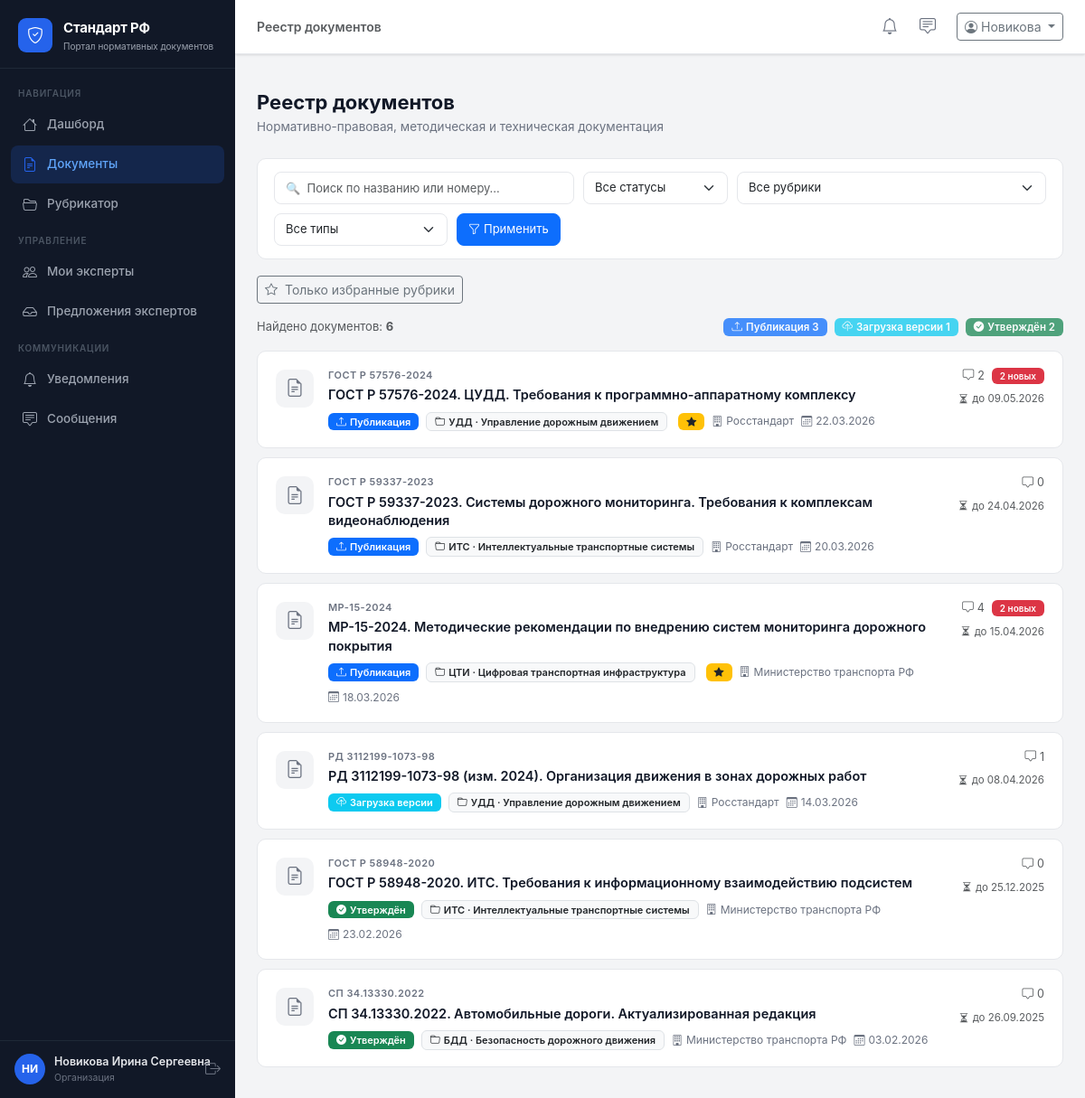
The app's page /documents/ (signed in) with its own data.
### app/models.py (models this page shows, shortened)
class User(db.Model):
    __tablename__ = 'users'
    id           = db.Column(db.Integer, primary_key=True)
    username     = db.Column(db.String(80), unique=True, nullable=False)
    email        = db.Column(db.String(120), unique=True, nullable=False)
    password     = db.Column(db.String(200), nullable=False, default='demo123')
    role         = db.Column(db.String(20), nullable=False)   # admin | org | expert
    full_name    = db.Column(db.String(200))
    organization = db.Column(db.String(300))
    position     = db.Column(db.String(200))
    created_at   = db.Column(db.DateTime, default=datetime.utcnow)
    phone        = db.Column(db.String(20))
    is_active    = db.Column(db.Boolean, default=True)
    org_id       = db.Column(db.Integer, db.ForeignKey('users.id'), nullable=True)
    rubric_id    = db.Column(db.Integer, db.ForeignKey('rubrics.id'), nullable=True)
    documents     = db.relationship('Document', backref='author', lazy=True,
                                    foreign_keys='Document.author_id')
    comments      = db.relationship('Comment', backref='author', lazy=True)
    notifications = db.relationship('Notification', backref='user', lazy=True)
    def get_initials(self):
        if self.full_name:
            parts = self.full_name.split()
            if len(parts) >= 2:
                return f"{parts[0][0]}{parts[1][0]}".upper()
            return self.full_name[:2].upper()
        return self.username[:2].upper()
    def role_label(self):
        return {'admin': 'Сис. администратор', 'org': 'Разработчик', 'organization': 'Организация', 'expert': 'Эксперт'}.get(self.role, self.role)
    def unread_notifications(self):
        return Notification.query.filter_by(user_id=self.id, is_read=False).count()
    def unread_messages(self):
        return Message.query.filter_by(receiver_id=self.id, is_read=False).count()

class Document(db.Model):
    __tablename__ = 'documents'
    id                  = db.Column(db.Integer, primary_key=True)
    title               = db.Column(db.String(500), nullable=False)
    number              = db.Column(db.String(100))
    rubric_id           = db.Column(db.Integer, db.ForeignKey('rubrics.id'), nullable=True)
    author_id           = db.Column(db.Integer, db.ForeignKey('users.id'), nullable=False)
    status              = db.Column(db.String(30), default='draft')
    doc_type            = db.Column(db.String(50), default='standard')
    description         = db.Column(db.Text)
    discussion_deadline = db.Column(db.Date)
    created_at          = db.Column(db.DateTime, default=datetime.utcnow)
    updated_at          = db.Column(db.DateTime, default=datetime.utcnow, onupdate=datetime.utcnow)
    versions = db.relationship('DocumentVersion', backref='document', lazy=True,
                               order_by='DocumentVersion.uploaded_at.desc()')
    comments = db.relationship('Comment', backref='document', lazy=True,
                               order_by='Comment.created_at.desc()')
    stages   = db.relationship('DocumentStage', backref='document', lazy=True,
                               order_by='DocumentStage.order')
    def status_info(self):
        return DOCUMENT_STATUSES.get(self.status, ('Неизвестно', 'secondary'))
    def comments_count(self):
        return Comment.query.filter_by(document_id=self.id).count()
    def new_comments_count(self):
        return Comment.query.filter_by(document_id=self.id, status='new').count()

class Rubric(db.Model):
    __tablename__ = 'rubrics'
    id          = db.Column(db.Integer, primary_key=True)
    code        = db.Column(db.String(20), unique=True, nullable=False)
    name        = db.Column(db.String(200), nullable=False)
    description = db.Column(db.Text)
    created_at  = db.Column(db.DateTime, default=datetime.utcnow)
    documents = db.relationship('Document', backref='rubric', lazy=True)

### app/routes/documents.py (the view, shortened to what this page needs)
@documents_bp.route('/')
@login_required
def list_documents():
    user = get_current_user()
    q = Document.query
    status_f = request.args.get('status', '')
    rubric_f = request.args.get('rubric', '')
    type_f   = request.args.get('type', '')
    search   = request.args.get('search', '').strip()
    if status_f:
        q = q.filter(Document.status == status_f)
    if rubric_f:
        q = q.filter(Document.rubric_id == int(rubric_f))
    if type_f:
        q = q.filter(Document.doc_type == type_f)
    if search:
        q = q.filter(Document.title.ilike(f'%{search}%') |
                     Document.number.ilike(f'%{search}%'))
    if user.role == 'organization':
        q = q.filter(Document.status.in_(['published', 'review', 'approved']))
        if request.args.get('fav_only') == '1':
            from app.models import OrgFavoriteRubric
            fav_ids = [f.rubric_id for f in
                       OrgFavoriteRubric.query.filter_by(org_id=user.id).all()]
            if fav_ids:
                q = q.filter(Document.rubric_id.in_(fav_ids))
    documents = q.order_by(Document.updated_at.desc()).all()
    rubrics = Rubric.query.all()
    from app.models import OrgFavoriteRubric, OrgFavoriteDocument
    fav_rubric_ids  = set()
    fav_doc_ids     = set()
    org_fav_doc_ids = set()   # избранные организации — для отметки у экспертов
    if user.role == 'organization':
        fav_rubric_ids = {f.rubric_id for f in OrgFavoriteRubric.query.filter_by(org_id=user.id).all()}
        fav_doc_ids    = {f.document_id for f in OrgFavoriteDocument.query.filter_by(org_id=user.id).all()}
    if user.role == 'expert' and user.org_id:
        org_fav_doc_ids = {f.document_id for f in OrgFavoriteDocument.query.filter_by(org_id=user.org_id).all()}
    return render_template('documents/list.html',
                           documents=documents, rubrics=rubrics,
                           DOCUMENT_STATUSES=DOCUMENT_STATUSES,
                           DOCUMENT_TYPES=DOCUMENT_TYPES,
                           status_filter=status_f, rubric_filter=rubric_f,
                           type_filter=type_f, search=search, user=user,
                           fav_rubric_ids=fav_rubric_ids,
                           fav_doc_ids=fav_doc_ids,
                           org_fav_doc_ids=org_fav_doc_ids,
                           fav_only=request.args.get('fav_only', ''))

### app/utils.py (called while the page is built)
def login_required(f):
    @wraps(f)
    def decorated(*args, **kwargs):
        if 'user_id' not in session:
            return redirect(url_for('auth.login'))
        return f(*args, **kwargs)
    return decorated

def get_current_user():
    if 'user_id' in session:
        return User.query.get(session['user_id'])
    return None

### app/templates/documents/list.html (shortened to what this page needs)
{% extends 'base.html' %}
{% block page_title %}Реестр документов{% endblock %}
{% block content %}
<div class="page-header d-flex align-items-start justify-content-between">
  <div>
    <h1>Реестр документов</h1>
    <p>Нормативно-правовая, методическая и техническая документация</p>
  </div>
</div>
<form method="GET" action="{{ url_for('documents.list_documents') }}">
  <div class="filters-bar">
    <div class="flex-grow-1" style="min-width:200px;">
      <input type="text" name="search" class="form-control" placeholder="🔍  Поиск по названию или номеру…"
             value="{{ search }}">
    </div>
    <div style="min-width:160px;">
      <select name="status" class="form-select" onchange="this.form.submit()">
        <option value="">Все статусы</option>
      </select>
    </div>
    <div style="min-width:180px;">
      <select name="rubric" class="form-select" onchange="this.form.submit()">
        <option value="">Все рубрики</option>
      </select>
    </div>
    <div style="min-width:180px;">
      <select name="type" class="form-select" onchange="this.form.submit()">
        <option value="">Все типы</option>
      </select>
    </div>
    <button type="submit" class="btn btn-primary">
      <i class="bi bi-funnel me-1"></i>Применить
    </button>
  </div>
</form>
{% if user.role == 'organization' %}
<div class="mb-3">
  <a href="{{ url_for('documents.list_documents') }}{% if fav_only | default('') != '1' %}?fav_only=1{% endif %}"
     class="btn btn-sm {% if fav_only | default('') == '1' %}btn-warning{% else %}btn-outline-secondary{% endif %}">
    <i class="bi bi-star{% if fav_only | default('') == '1' %}-fill{% endif %} me-1"></i>
    {% if fav_only | default('') == '1' %}Показать все{% else %}Только избранные рубрики{% endif %}
  </a>
</div>
{% endif %}
<div class="d-flex align-items-center justify-content-between mb-3">
  <p class="text-muted mb-0" style="font-size:13px;">
    Найдено документов: <strong>{{ documents | length }}</strong>
  </p>
  <div class="d-flex gap-2 flex-wrap">
    {% for key, (label, color, icon) in DOCUMENT_STATUSES.items() %}
    {% set cnt = documents | selectattr('status', 'eq', key) | list | length %}
    {% if cnt > 0 %}
    <a href="{{ url_for('documents.list_documents', status=key) }}"
       class="badge text-decoration-none bg-{{ color }} {% if status_filter != key %}opacity-75{% endif %}"
       style="font-size:11.5px;cursor:pointer;">
      <i class="bi bi-{{ icon }} me-1"></i>{{ label }} {{ cnt }}
    </a>
    {% endif %}
    {% endfor %}
  </div>
</div>
{% if documents %}
  {% for doc in documents %}
  {% set si = doc.status_info() %}
  <a href="{{ url_for('documents.detail', doc_id=doc.id) }}" class="doc-card">
    <div class="d-flex align-items-start gap-3">
      <div style="width:42px;height:42px;background:#f3f4f6;border-radius:10px;
                  display:flex;align-items:center;justify-content:center;
                  font-size:20px;color:#6b7280;flex-shrink:0;margin-top:2px;">
        <i class="bi bi-file-earmark-text"></i>
      </div>
      <div class="flex-grow-1 min-w-0">
        <div class="doc-card-number">{{ doc.number or doc.type_label() }}</div>
        <div class="doc-card-title text-truncate-2">{{ doc.title }}</div>
        <div class="doc-card-meta">
          <span class="badge bg-{{ si[1] }}"><i class="bi bi-{{ si[2] }} me-1"></i>{{ si[0] }}</span>
          {% if doc.rubric %}
          <span class="badge bg-light text-dark border" style="font-size:11px;">
            <i class="bi bi-folder me-1"></i>{{ doc.rubric.code }} · {{ doc.rubric.name }}
          </span>
          {% endif %}
          {% if user.role == 'organization' and doc.id in fav_doc_ids | default({}) %}
          <span class="badge bg-warning text-dark ms-1" title="В избранных">
            <i class="bi bi-star-fill"></i>
          </span>
          {% endif %}
          <span><i class="bi bi-building me-1"></i>{{ doc.author.organization }}</span>
          <span><i class="bi bi-calendar3 me-1"></i>{{ doc.updated_at.strftime('%d.%m.%Y') }}</span>
        </div>
      </div>
      <div class="d-flex flex-column align-items-end gap-2 flex-shrink-0">
        <div class="d-flex align-items-center gap-1 text-muted" style="font-size:12.5px;">
          <i class="bi bi-chat-square"></i>
          <span>{{ doc.comments_count() }}</span>
          {% if doc.new_comments_count() > 0 %}
          <span class="badge bg-danger ms-1" style="font-size:10px;">{{ doc.new_comments_count() }} новых</span>
          {% endif %}
        </div>
        {% if doc.discussion_deadline %}
        <div class="text-muted" style="font-size:11.5px;">
          <i class="bi bi-hourglass-split me-1"></i>до {{ doc.discussion_deadline.strftime('%d.%m.%Y') }}
        </div>
        {% endif %}
      </div>
    </div>
  </a>
  {% endfor %}
{% endif %}
{% endblock %}

### app/templates/base.html (shortened to what this page needs)
<!DOCTYPE html>
<html lang="ru">
<head>
  <link rel="stylesheet"
        href="https://cdn.jsdelivr.net/npm/bootstrap@5.3.3/dist/css/bootstrap.min.css" />
  <link rel="stylesheet"
        href="https://cdn.jsdelivr.net/npm/bootstrap-icons@1.11.3/font/bootstrap-icons.min.css" />
  <link rel="stylesheet" href="{{ url_for('static', filename='css/main.css') }}" />
</head>
<body>
<aside class="sidebar" id="sidebar">
  <div class="sidebar-brand">
    <div class="brand-icon"><i class="bi bi-shield-check"></i></div>
    <div class="brand-text">
      <span class="brand-title">Стандарт РФ</span>
      <span class="brand-sub">Портал нормативных документов</span>
    </div>
  </div>
  <nav class="sidebar-nav">
    <div class="nav-section-label">Навигация</div>
    <a href="{{ url_for('main.dashboard') }}"
       class="nav-link {% if request.endpoint == 'main.dashboard' %}active{% endif %}">
      <i class="bi bi-house"></i><span>Дашборд</span>
    </a>
    <a href="{{ url_for('documents.list_documents') }}"
       class="nav-link {% if request.blueprint == 'documents' and request.endpoint != 'documents.add' %}active{% endif %}">
      <i class="bi bi-file-earmark-text"></i><span>Документы</span>
    </a>
    <a href="{{ url_for('rubrics.index') }}"
       class="nav-link {% if request.blueprint == 'rubrics' %}active{% endif %}">
      <i class="bi bi-folder2-open"></i><span>Рубрикатор</span>
    </a>
    {% if session.role in ('admin', 'org', 'organization') %}
    <div class="nav-section-label mt-2">Управление</div>
    {% if session.role == 'organization' %}
    <a href="{{ url_for('org.experts') }}"
       class="nav-link {% if request.blueprint == 'org' and 'expert' in request.endpoint %}active{% endif %}">
      <i class="bi bi-people"></i><span>Мои эксперты</span>
    </a>
    <a href="{{ url_for('org.proposals') }}"
       class="nav-link {% if request.endpoint == 'org.proposals' %}active{% endif %}">
      <i class="bi bi-inbox"></i><span>Предложения экспертов</span>
    </a>
    {% endif %}
    {% endif %}
    <div class="nav-section-label mt-2">Коммуникации</div>
    <a href="{{ url_for('notifications.index') }}"
       class="nav-link {% if request.blueprint == 'notifications' %}active{% endif %}">
      <i class="bi bi-bell"></i><span>Уведомления</span>
      {% set unread_n = current_user.unread_notifications() if current_user else 0 %}
    </a>
    <a href="{{ url_for('messages.index') }}"
       class="nav-link {% if request.blueprint == 'messages' %}active{% endif %}">
      <i class="bi bi-chat-square-text"></i><span>Сообщения</span>
      {% set unread_m = current_user.unread_messages() if current_user else 0 %}
    </a>
  </nav>
  <div class="sidebar-footer">
    <div class="user-card">
      {% set _avatar_colors = ['#2563eb','#7c3aed','#059669','#d97706','#dc2626'] %}
      <div class="user-avatar" style="background:{{ _avatar_colors[(current_user.id % _avatar_colors|length) if current_user else 0] }}">
        {{ current_user.get_initials() if current_user else '?' }}
      </div>
      <div class="user-info">
        <div class="user-name">{{ session.full_name or 'Гость' }}</div>
        <div class="user-role">{{ current_user.role_label() if current_user else '' }}</div>
      </div>
    </div>
    <a href="{{ url_for('auth.logout') }}" class="btn-logout" title="Выйти">
      <i class="bi bi-box-arrow-right"></i>
    </a>
  </div>
</aside>
<div class="main-wrapper">
  <header class="topbar">
    <div class="topbar-breadcrumb">
      {% block breadcrumb %}
      <span class="text-muted">{% block page_title %}{% endblock %}</span>
      {% endblock %}
    </div>
    <div class="topbar-actions ms-auto">
      <a href="{{ url_for('notifications.index') }}" class="topbar-icon-btn" title="Уведомления">
        <i class="bi bi-bell"></i>
        {% set unread_n = current_user.unread_notifications() if current_user else 0 %}
      </a>
      <a href="{{ url_for('messages.index') }}" class="topbar-icon-btn" title="Сообщения">
        <i class="bi bi-chat-square-text"></i>
        {% set unread_m = current_user.unread_messages() if current_user else 0 %}
      </a>
      <div class="dropdown ms-2">
        <button class="btn btn-outline-secondary btn-sm dropdown-toggle" data-bs-toggle="dropdown">
          <i class="bi bi-person-circle me-1"></i>{{ session.full_name.split()[0] if session.full_name else 'Гость' }}
        </button>
      </div>
    </div>
  </header>
  <div class="flash-container">
  </div>
  <main class="page-content">
    {% block content %}{% endblock %}
  </main>
</div>
</body>
</html>

### records on screen
User: full_name "НИ", full_name "Новикова Ирина Сергеевна", role "Организация"
Document: number "ГОСТ Р 57576-2024", title "ГОСТ Р 57576-2024. ЦУДД. Требования к программно-аппаратному комплексу", si "Публикация", rubric.code "УДД", rubric.name "Управление дорожным движением", author.organization "Росстандарт", updated_at "22.03.2026", comments_count "2", new_comments_count "2", discussion_deadline "09.05.2026"
Document: number "ГОСТ Р 59337-2023", title "ГОСТ Р 59337-2023. Системы дорожного мониторинга. Требования к комплексам видеонаблюдения", si "Публикация", rubric.code "ИТС", rubric.name "Интеллектуальные транспортные системы", author.organization "Росстандарт", updated_at "20.03.2026", comments_count "0", discussion_deadline "24.04.2026"
Document: number "МР-15-2024", title "МР-15-2024. Методические рекомендации по внедрению систем мониторинга дорожного покрытия", si "Публикация", rubric.code "ЦТИ", rubric.name "Цифровая транспортная инфраструктура", author.organization "Министерство транспорта РФ", updated_at "18.03.2026", comments_count "4", new_comments_count "2", discussion_deadline "15.04.2026"
Document: number "РД 3112199-1073-98", title "РД 3112199-1073-98 (изм. 2024). Организация движения в зонах дорожных работ", si "Загрузка версии", rubric.code "УДД", rubric.name "Управление дорожным движением", author.organization "Росстандарт", updated_at "14.03.2026", comments_count "1", discussion_deadline "08.04.2026"
Document: number "ГОСТ Р 58948-2020", title "ГОСТ Р 58948-2020. ИТС. Требования к информационному взаимодействию подсистем", si "Утверждён", rubric.code "ИТС", rubric.name "Интеллектуальные транспортные системы", author.organization "Министерство транспорта РФ", updated_at "23.02.2026", comments_count "0", discussion_deadline "25.12.2025"
Document: number "СП 34.13330.2022", title "СП 34.13330.2022. Автомобильные дороги. Актуализированная редакция", si "Утверждён", rubric.code "БДД", rubric.name "Безопасность дорожного движения", author.organization "Министерство транспорта РФ", updated_at "03.02.2026", comments_count "0", discussion_deadline "26.09.2025"

### other values on screen
{{ session.full_name.split()[0] if session.full_name else 'Гость' }} "Новикова"
{{ documents | length }} "6"
{{ label }} "Публикация" "Загрузка версии" "Утверждён"
{{ cnt }} "3" "1" "2"
